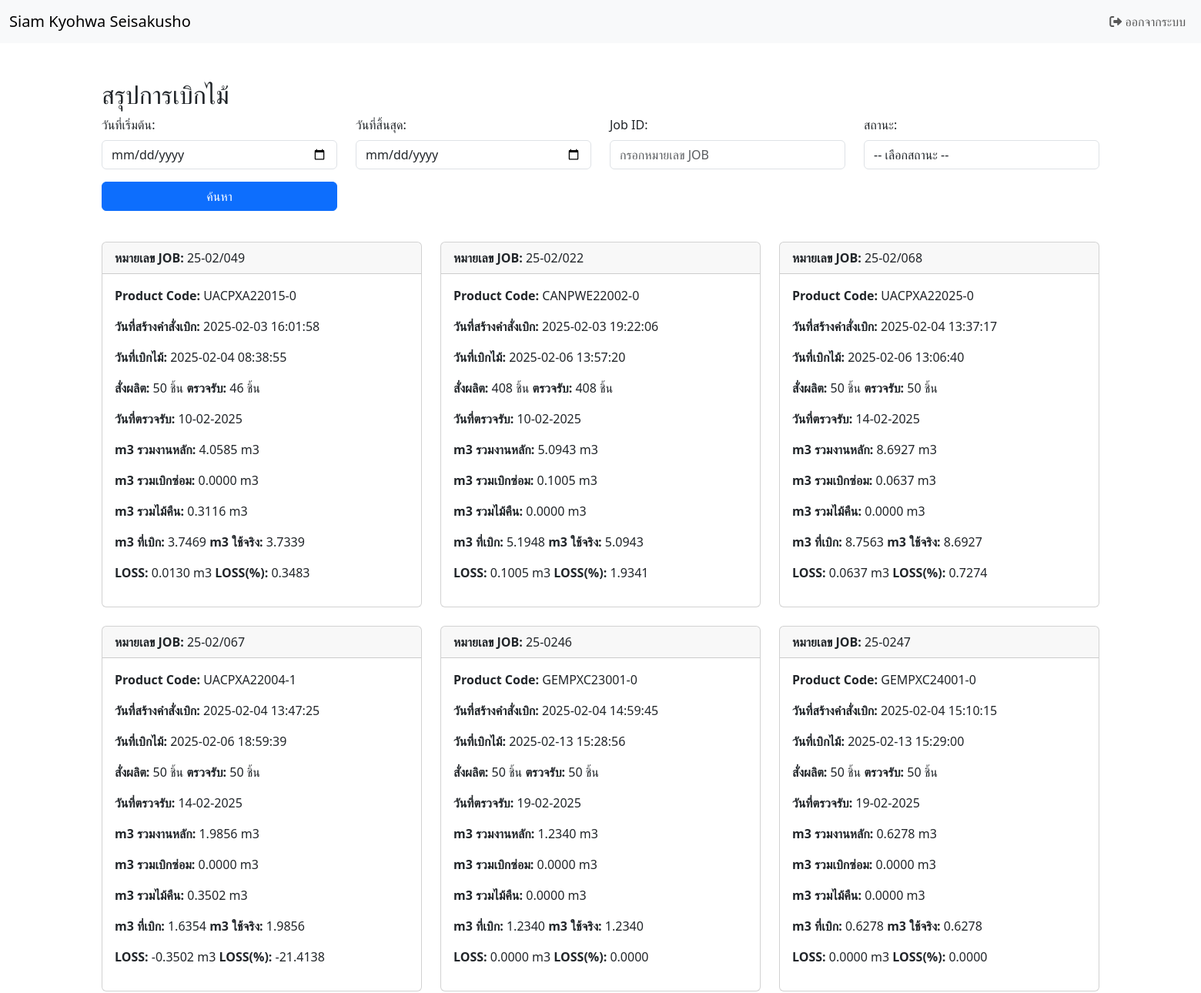
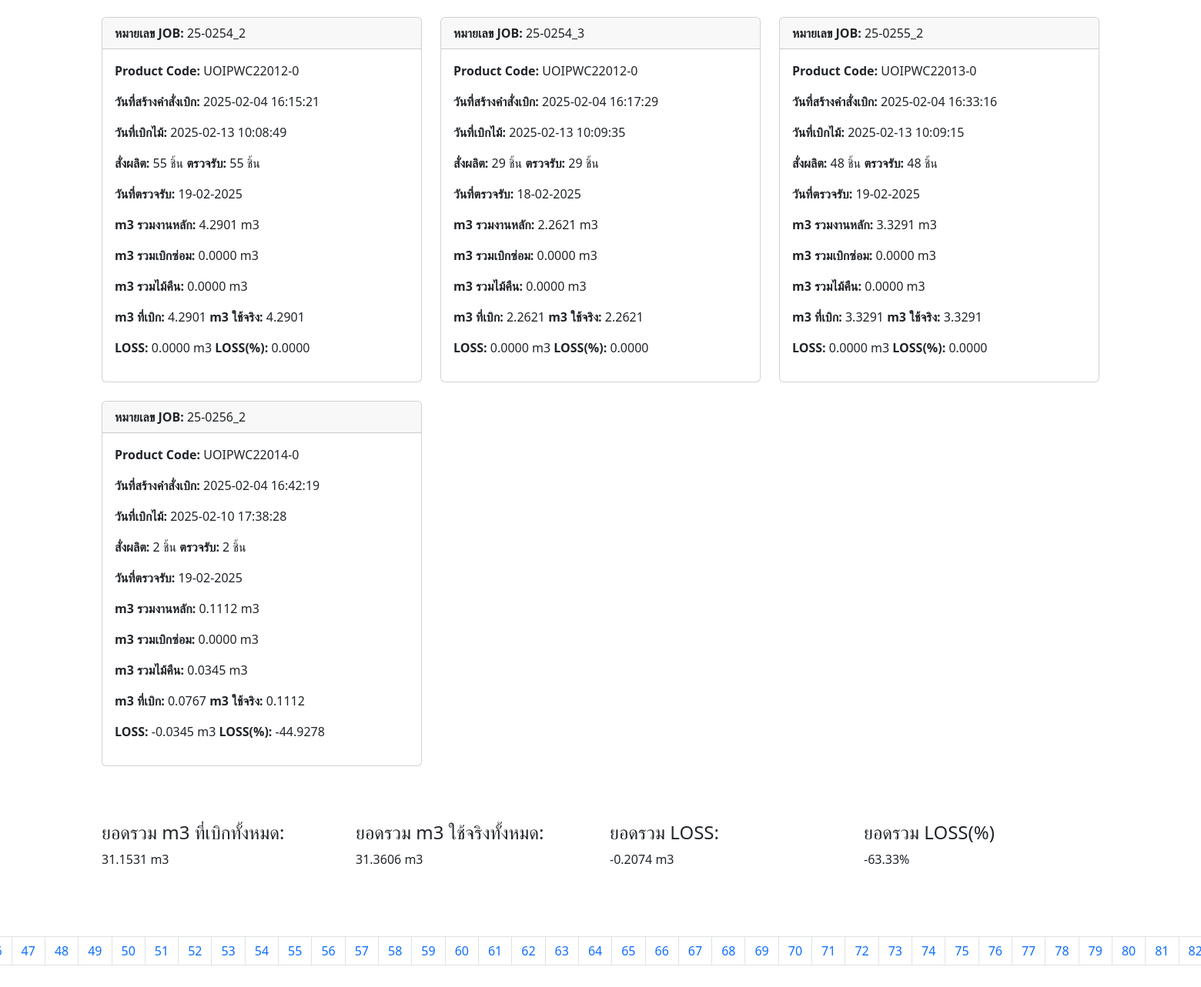
Page /issues_summary.php on the committed database (2 pictures, top to bottom).
### tables this page shows
CREATE TABLE IF NOT EXISTS `wood_issue` (
  `issue_id` int(11) NOT NULL AUTO_INCREMENT,
  `job_id` varchar(50) NOT NULL,
  `job_type` varchar(50) DEFAULT NULL,
  `prod_id` varchar(50) NOT NULL,
  `product_code` varchar(50) NOT NULL,
  `quantity` int(11) NOT NULL,
  `price_value` double NOT NULL DEFAULT 0,
  `total_wage` double NOT NULL DEFAULT 0,
  `wood_wastage` float DEFAULT 0,
  `wood_type` enum('NONFSC','FSCMIX','FSC100') NOT NULL,
  `creation_date` datetime NOT NULL DEFAULT current_timestamp(),
  `create_by` varchar(50) DEFAULT NULL,
  `want_receive` datetime DEFAULT NULL,
  `issue_date` datetime DEFAULT NULL,
  `issued_by` varchar(100) NOT NULL,
  `issue_status` enum('รอยืนยันงาน','สั่งไม้','กำลังเตรียมไม้','รอเบิก','เบิกแล้ว','ปิดสำเร็จ','ยกเลิก','รอยืนยันการสั่งจ่าย','สั่งจ่ายแล้ว') NOT NULL DEFAULT 'สั่งไม้' COMMENT 'สถานะการเบิกไม้: รอเบิก = ยังไม่ได้เบิก, เบิกแล้ว = เบิกไม้เรียบร้อย',
  `issue_type` varchar(50) NOT NULL DEFAULT 'ใบเบิกใช้',
  `remark` varchar(100) DEFAULT NULL,
  PRIMARY KEY (`issue_id`)
);

CREATE TABLE IF NOT EXISTS `jobs_complete` (
  `jobs_complete_id` int(11) NOT NULL AUTO_INCREMENT,
  `job_id` char(50) DEFAULT NULL,
  `prod_complete_qty` int(11) DEFAULT NULL,
  `production_wage_price` double DEFAULT NULL,
  `receive_by` char(50) DEFAULT NULL,
  `send_by` char(50) DEFAULT NULL,
  `record_by` char(50) DEFAULT NULL,
  `assembly_point` char(50) DEFAULT NULL,
  `reason` char(200) DEFAULT NULL,
  `date_complete` datetime DEFAULT current_timestamp(),
  `date_receive` datetime DEFAULT '2025-05-28 15:00:00',
  PRIMARY KEY (`jobs_complete_id`)
);

### issues_summary.php (the view, shortened to what this page needs)
<?php
include('config_db.php');
$results_per_page = 10;
$current_page = isset($_GET['page']) ? (int)$_GET['page'] : 1;
$offset = ($current_page - 1) * $results_per_page;
$start_date = isset($_GET['start_date']) ? $_GET['start_date'] : '';
$end_date = isset($_GET['end_date']) ? $_GET['end_date'] : '';
$job_id = isset($_GET['job_id']) ? $_GET['job_id'] : '';
$sql = "SELECT DISTINCT * FROM wood_issue
        INNER JOIN jobs_complete ON wood_issue.job_id = jobs_complete.job_id
        WHERE 1=1";
$sql .= " LIMIT $offset, $results_per_page";
$result = mysqli_query($conn, $sql);
$total_sql = "SELECT COUNT(*) AS total FROM wood_issue
              INNER JOIN jobs_complete ON wood_issue.job_id = jobs_complete.job_id
              WHERE wood_issue.issue_status = 'ปิดสำเร็จ'";
$total_result = mysqli_query($conn, $total_sql);
$total_row = mysqli_fetch_assoc($total_result);
$total_pages = ceil($total_row['total'] / $results_per_page);
$total_m3_borrowed = 0;
$total_real_usage_m3 = 0;
$total_loss_m3 = 0;
$total_loss_percent = 0;
?>
<!DOCTYPE html>
<html lang="th">
<head>
    <link href="https://cdn.jsdelivr.net/npm/bootstrap@5.3.0-alpha1/dist/css/bootstrap.min.css" rel="stylesheet" />
    <link rel="stylesheet" href="https://cdnjs.cloudflare.com/ajax/libs/font-awesome/6.0.0-beta3/css/all.min.css">
</head>
<body>
    <?php include('navbar.php'); ?>
    <div class="container mt-5">
        <h2>สรุปการเบิกไม้</h2>
        <form method="GET" class="row mb-3">
            <div class="col-md-3 col-12 mb-3 mb-md-0">
                <label for="start_date" class="form-label">วันที่เริ่มต้น:</label>
                <input type="date" class="form-control" id="start_date" name="start_date" value="<?php echo $start_date; ?>">
            </div>
            <div class="col-md-3 col-12 mb-3 mb-md-0">
                <label for="end_date" class="form-label">วันที่สิ้นสุด:</label>
                <input type="date" class="form-control" id="end_date" name="end_date" value="<?php echo $end_date; ?>">
            </div>
            <div class="col-md-3 col-12 mb-3 mb-md-0">
                <label for="job_id" class="form-label">Job ID:</label>
                <input type="text" class="form-control" id="job_id" name="job_id" value="<?php echo $job_id; ?>" placeholder="กรอกหมายเลข JOB">
            </div>
            <div class="col-md-3 col-12 mb-3 mb-md-0">
                <label for="issue_status" class="form-label">สถานะ:</label>
                <select class="form-control" id="issue_status" name="issue_status">
                    <option value="">-- เลือกสถานะ --</option>
                </select>
            </div>
            <div class="col-md-3 col-12 d-flex justify-content-center align-items-end mt-3">
                <button type="submit" class="btn btn-primary w-100">ค้นหา</button>
            </div>
        </form>
        <br>
        <div class="row">
            <?php
            if (mysqli_num_rows($result) > 0) {
                while($row = mysqli_fetch_assoc($result)) {
                    $job_id = $row['job_id'];
                    $prod_id = $row['prod_id'];
                    $bom_sql = "SELECT parts FROM bom WHERE prod_id = '$prod_id'";
                    $bom_result = mysqli_query($conn, $bom_sql);
                    $bom_row = mysqli_fetch_assoc($bom_result);
                    $parts = isset($bom_row['parts']) ? json_decode($bom_row['parts'], true) : null;
                    $total_m3_main = 0;
                    $m3_main = 0;
                    if (is_array($parts)) {
                        foreach ($parts as $part) {
                            $part_id = $part['part_id'];
                            $quantity = $part['quantity'];
                            $part_sql = "SELECT part_m3, part_type FROM part_list WHERE part_id = '$part_id'";
                            $part_result = mysqli_query($conn, $part_sql);
                            $part_row = mysqli_fetch_assoc($part_result);
                            $excluded_types = ['PLYขาว-แดง', 'PLYแดง-แดง', 'PLYขาว-ขาว', 'PLY เกรดA', 'PLY ขาว-แดง', 'PLY SK', 'PLY 20MMแดง-แดง', 'PLY'];
                            if (!in_array($part_row['part_type'], $excluded_types)) {
                                $total_m3_main += $part_row['part_m3'] * $quantity;
                                $m3_main += $part_row['part_m3'] * $quantity;
                            }
                        }
                        $total_m3_main *= $row['quantity'];
                    }
                    $repair_total_m3 = 0;
                    $repair_sql = "SELECT part_quantity_reason FROM repair_issue WHERE job_id = '$job_id'";
                    $repair_result = mysqli_query($conn, $repair_sql);
                    if (mysqli_num_rows($repair_result) > 0) {
                        $repair_row = mysqli_fetch_assoc($repair_result);
                        $repair_parts = json_decode($repair_row['part_quantity_reason'], true);
                        if (is_array($repair_parts)) {
                            foreach ($repair_parts as $repair_part) {
                                $part_code = $repair_part['part_id'];
                                $repair_quantity = $repair_part['quantity'];
                                $repair_part_sql = "SELECT part_m3 FROM part_list WHERE part_id = '$part_code'";
                                $repair_part_result = mysqli_query($conn, $repair_part_sql);
                                if (mysqli_num_rows($repair_part_result) > 0) {
                                    $repair_part_row = mysqli_fetch_assoc($repair_part_result);
                                    $repair_part_m3 = $repair_part_row['part_m3'];
                                    $repair_total_m3 += $repair_part_m3 * $repair_quantity;
                                }
                            }
                        }
                    }
                    $returned_m3 = 0;
                    $return_sql = "SELECT return_total_m3 FROM return_wood_wip WHERE job_id = '$job_id'";
                    $return_result = mysqli_query($conn, $return_sql);
                    if (mysqli_num_rows($return_result) > 0) {
                        $return_row = mysqli_fetch_assoc($return_result);
                        $returned_m3 = $return_row['return_total_m3'];
                    }
                    $m3_borrowed = ($total_m3_main + $repair_total_m3) - $returned_m3;
                    $prod_complete_qty = 0;
                    $jobs_complete_sql = "SELECT prod_complete_qty FROM jobs_complete WHERE job_id = '$job_id'";
                    $jobs_complete_result = mysqli_query($conn, $jobs_complete_sql);
                    if (mysqli_num_rows($jobs_complete_result) > 0) {
                        $jobs_complete_row = mysqli_fetch_assoc($jobs_complete_result);
                        $prod_complete_qty = $jobs_complete_row['prod_complete_qty'];
                    }
                    $real_usage_m3 = $m3_main * $prod_complete_qty;
                    $loss_m3 = $m3_borrowed - $real_usage_m3;
                    $total_m3_borrowed += $m3_borrowed;
                    $total_real_usage_m3 += $real_usage_m3;
                    $total_loss_m3 += $loss_m3;
                    if ($m3_borrowed > 0) {
                        $total_loss_percent += ($loss_m3 / $m3_borrowed) * 100;
                    }
                    ?>
                    <div class="col-md-4 col-12 mb-4">
                        <div class="card">
                            <div class="card-header">
                                <strong>หมายเลข JOB:</strong> <?php echo $row['job_id']; ?>
                            </div>
                            <div class="card-body">
                                <p><strong>Product Code: </strong> <?php echo $row['product_code']; ?></p>
                                <p><strong>วันที่สร้างคำสั่งเบิก: </strong> <?php echo $row['creation_date']; ?></p>
                                <p><strong>วันที่เบิกไม้: </strong> <?php echo $row['issue_date']; ?></p>
                                <p><strong>สั่งผลิต: </strong> <?php echo $row['quantity']; ?> ชิ้น <strong>ตรวจรับ: </strong> <?php echo $row['prod_complete_qty']; ?> ชิ้น</p>
                                <p><strong>วันที่ตรวจรับ: </strong>
                                    <?php
                                    $jobs_complete_sql = "SELECT date_complete FROM jobs_complete WHERE job_id = '$job_id'";
                                    $jobs_complete_result = mysqli_query($conn, $jobs_complete_sql);
                                    if (mysqli_num_rows($jobs_complete_result) > 0) {
                                        $jobs_complete_row = mysqli_fetch_assoc($jobs_complete_result);
                                        echo date('d-m-Y', strtotime($jobs_complete_row['date_complete']));
                                    } else {
                                        echo "-";
                                    }
                                    ?>
                                </p>
                                <p><strong>m3 รวมงานหลัก: </strong> <?php echo number_format($total_m3_main, 4); ?> m3</p>
                                <p><strong>m3 รวมเบิกซ่อม: </strong> <?php echo number_format($repair_total_m3, 4); ?> m3</p>
                                <p><strong>m3 รวมไม้คืน: </strong> <?php echo number_format($returned_m3, 4); ?> m3</p>
                                <p><strong>m3 ที่เบิก: </strong> <?php echo number_format($m3_borrowed, 4); ?> <strong>m3 ใช้จริง: </strong><?php echo number_format($real_usage_m3, 4); ?></p>
                                <p><strong>LOSS: </strong> <?php echo number_format($loss_m3, 4); ?> m3 <strong>LOSS(%): </strong><?php echo number_format(($loss_m3/$m3_borrowed*100), 4); ?></p>
                            </div>
                        </div>
                    </div>
                    <?php
                }
            } else {
                echo "<div class='col-12'><p class='text-center'>ไม่มีข้อมูล</p></div>";
            }
            ?>
        </div>
        <br><br>
        <div class="row">
            <div class="col-md-3 col-12 mb-4">
                <h4>ยอดรวม m3 ที่เบิกทั้งหมด:</h4>
                <p><?php echo number_format($total_m3_borrowed, 4); ?> m3</p>
            </div>
            <div class="col-md-3 col-12 mb-4">
                <h4>ยอดรวม m3 ใช้จริงทั้งหมด:</h4>
                <p><?php echo number_format($total_real_usage_m3, 4); ?> m3</p>
            </div>
            <div class="col-md-3 col-12 mb-4">
                <h4>ยอดรวม LOSS:</h4>
                <p><?php echo number_format($total_loss_m3, 4); ?> m3</p>
            </div>
            <div class="col-md-3 col-12 mb-4">
                <h4>ยอดรวม LOSS(%)</h4>
                <p><?php echo number_format($total_loss_percent, 2); ?>%</p>
            </div>
        </div>
        <br><br>
        <nav aria-label="Page navigation example">
            <ul class="pagination justify-content-center">
                <?php for ($i = 1; $i <= $total_pages; $i++) { ?>
                    <li class="page-item <?php if ($i == $current_page) echo 'active'; ?>">
                        <a class="page-link" href="?page=<?php echo $i; ?>&start_date=<?php echo $start_date; ?>&end_date=<?php echo $end_date; ?>"><?php echo $i; ?></a>
                    </li>
                <?php } ?>
            </ul>
        </nav>
    </div>
</body>
</html>

### rows in the picture
wood_issue: jobs_complete.job_id "25-02/049", product_code "UACPXA22015-0", creation_date "2025-02-03 16:01:58", issue_date "2025-02-04 08:38:55", quantity "50", jobs_complete.prod_complete_qty "46", date_complete "10-02-2025", total_m3_main "4.0585", repair_total_m3 "0.0000", returned_m3 "0.3116", m3_borrowed "3.7469", real_usage_m3 "3.7339", loss_m3 "0.0130", m3_borrowed "0.3483"
wood_issue: jobs_complete.job_id "25-02/022", product_code "CANPWE22002-0", creation_date "2025-02-03 19:22:06", issue_date "2025-02-06 13:57:20", quantity "408", jobs_complete.prod_complete_qty "408", date_complete "10-02-2025", total_m3_main "5.0943", repair_total_m3 "0.1005", returned_m3 "0.0000", m3_borrowed "5.1948", real_usage_m3 "5.0943", loss_m3 "0.1005", m3_borrowed "1.9341"
wood_issue: jobs_complete.job_id "25-02/068", product_code "UACPXA22025-0", creation_date "2025-02-04 13:37:17", issue_date "2025-02-06 13:06:40", quantity "50", jobs_complete.prod_complete_qty "50", date_complete "14-02-2025", total_m3_main "8.6927", repair_total_m3 "0.0637", returned_m3 "0.0000", m3_borrowed "8.7563", real_usage_m3 "8.6927", loss_m3 "0.0637", m3_borrowed "0.7274"
wood_issue: jobs_complete.job_id "25-02/067", product_code "UACPXA22004-1", creation_date "2025-02-04 13:47:25", issue_date "2025-02-06 18:59:39", quantity "50", jobs_complete.prod_complete_qty "50", date_complete "14-02-2025", total_m3_main "1.9856", repair_total_m3 "0.0000", returned_m3 "0.3502", m3_borrowed "1.6354", real_usage_m3 "1.9856", loss_m3 "-0.3502", m3_borrowed "-21.4138"
wood_issue: jobs_complete.job_id "25-0246", product_code "GEMPXC23001-0", creation_date "2025-02-04 14:59:45", issue_date "2025-02-13 15:28:56", quantity "50", jobs_complete.prod_complete_qty "50", date_complete "19-02-2025", total_m3_main "1.2340", repair_total_m3 "0.0000", returned_m3 "0.0000", m3_borrowed "1.2340", real_usage_m3 "1.2340", loss_m3 "0.0000", m3_borrowed "0.0000"
wood_issue: jobs_complete.job_id "25-0247", product_code "GEMPXC24001-0", creation_date "2025-02-04 15:10:15", issue_date "2025-02-13 15:29:00", quantity "50", jobs_complete.prod_complete_qty "50", date_complete "19-02-2025", total_m3_main "0.6278", repair_total_m3 "0.0000", returned_m3 "0.0000", m3_borrowed "0.6278", real_usage_m3 "0.6278", loss_m3 "0.0000", m3_borrowed "0.0000"
wood_issue: jobs_complete.job_id "25-0254_2", product_code "UOIPWC22012-0", creation_date "2025-02-04 16:15:21", issue_date "2025-02-13 10:08:49", quantity "55", jobs_complete.prod_complete_qty "55", date_complete "19-02-2025", total_m3_main "4.2901", repair_total_m3 "0.0000", returned_m3 "0.0000", m3_borrowed "4.2901", real_usage_m3 "4.2901", loss_m3 "0.0000", m3_borrowed "0.0000"
wood_issue: jobs_complete.job_id "25-0254_3", product_code "UOIPWC22012-0", creation_date "2025-02-04 16:17:29", issue_date "2025-02-13 10:09:35", quantity "29", jobs_complete.prod_complete_qty "29", date_complete "18-02-2025", total_m3_main "2.2621", repair_total_m3 "0.0000", returned_m3 "0.0000", m3_borrowed "2.2621", real_usage_m3 "2.2621", loss_m3 "0.0000", m3_borrowed "0.0000"
wood_issue: jobs_complete.job_id "25-0255_2", product_code "UOIPWC22013-0", creation_date "2025-02-04 16:33:16", issue_date "2025-02-13 10:09:15", quantity "48", jobs_complete.prod_complete_qty "48", date_complete "19-02-2025", total_m3_main "3.3291", repair_total_m3 "0.0000", returned_m3 "0.0000", m3_borrowed "3.3291", real_usage_m3 "3.3291", loss_m3 "0.0000", m3_borrowed "0.0000"
wood_issue: jobs_complete.job_id "25-0256_2", product_code "UOIPWC22014-0", creation_date "2025-02-04 16:42:19", issue_date "2025-02-10 17:38:28", quantity "2", jobs_complete.prod_complete_qty "2", date_complete "19-02-2025", total_m3_main "0.1112", repair_total_m3 "0.0000", returned_m3 "0.0345", m3_borrowed "0.0767", real_usage_m3 "0.1112", loss_m3 "-0.0345", m3_borrowed "-44.9278"

### other values in the picture
$total_m3_borrowed "31.1531"
$total_real_usage_m3 "31.3606"
$total_loss_m3 "-0.2074"
$total_loss_percent "-63.33"
